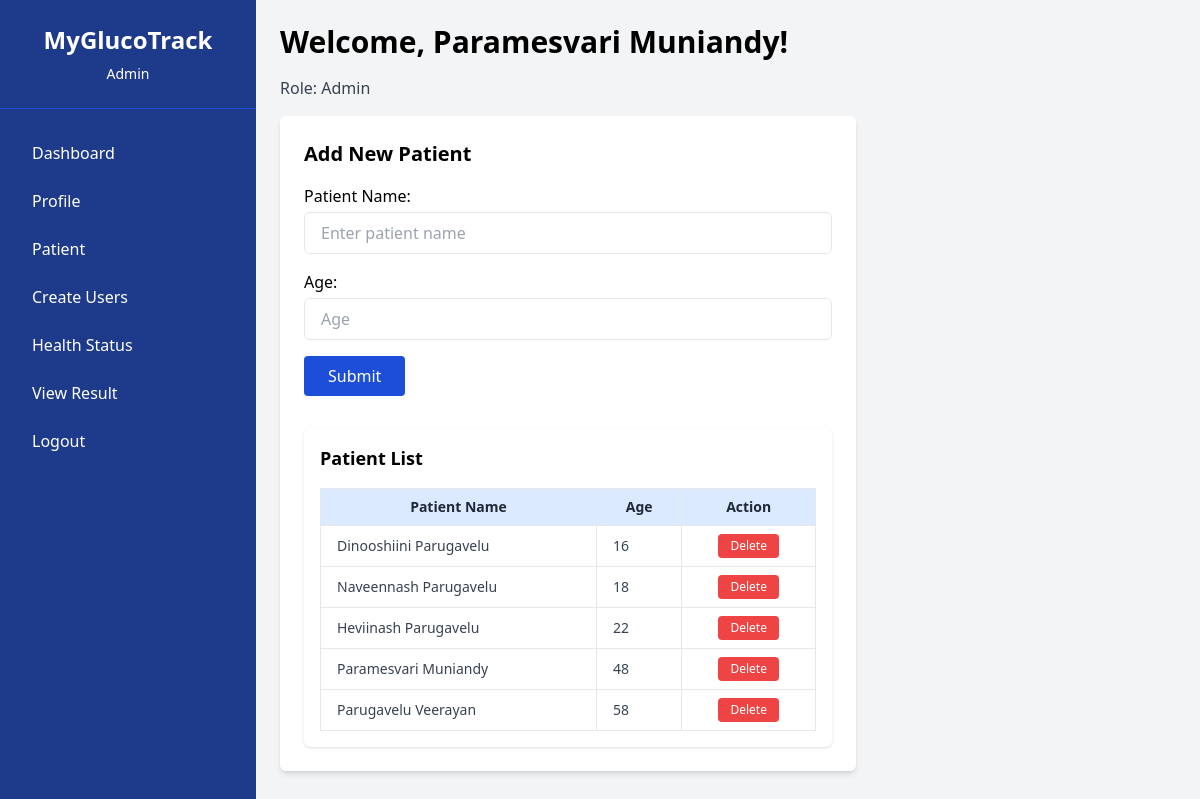
The app's page /modules/patient.php (signed in) with its own data.
### tables this page shows
CREATE TABLE `patient` (
  `id` int(11) NOT NULL,
  `patient_name` varchar(255) DEFAULT NULL,
  `age` int(11) DEFAULT NULL,
  `tenant_id` int(11) NOT NULL,
  `created_at` datetime DEFAULT current_timestamp()
);

### modules/patient.php (the view, shortened to what this page needs)
<?php
$tenant_id = $_SESSION['tenant_id'];
require '../config/db.php';
$patients_query = "SELECT * FROM patient WHERE tenant_id = $tenant_id ORDER BY id DESC";
$patients_result = $conn->query($patients_query);
?>
<!DOCTYPE html>
<html lang="en">
<head>
    <script src="https://cdn.tailwindcss.com"></script>
</head>
<body class="bg-gray-100 flex min-h-screen">
     <?php include '../components/sidebar.php'; ?>
    <main class="flex-1 p-6 mt-12 md:mt-0">
        <h2 class="text-3xl font-semibold mb-4">Welcome, <?= htmlspecialchars($fullname) ?>!</h2>
        <p class="text-gray-700 mb-4">Role: <?= htmlspecialchars($role) ?></p>
        <div class="p-6 bg-white rounded-md shadow-md max-w-xl">
            <h3 class="text-xl font-semibold mb-4">Add New Patient</h3>
            <form action="" method="POST" class="space-y-4">
                <div>
                    <label for="patient_name" class="block font-medium mb-1">Patient Name:</label>
                    <input type="text" name="patient_name" id="patient_name" class="w-full px-4 py-2 border rounded-md" placeholder="Enter patient name" required>
                </div>
                <div>
                    <label for="age" class="block font-medium mb-1">Age:</label>
                    <input type="number" name="age" id="age" class="w-full px-4 py-2 border rounded-md" placeholder="Age" required>
                </div>
                <button type="submit" class="bg-blue-700 hover:bg-blue-800 text-white px-6 py-2 rounded">
                    Submit
                </button>
            </form>
            <?php if ($patients_result && $patients_result->num_rows > 0): ?>
                <div class="mt-8 bg-white p-4 rounded-md shadow">
                    <h3 class="text-lg font-semibold mb-4">Patient List</h3>
                    <table class="min-w-full table-auto text-sm border border-gray-300">
                        <thead class="bg-blue-100 text-gray-800 font-semibold">
                            <tr>
                                <th class="px-4 py-2 border">Patient Name</th>
                                <th class="px-4 py-2 border">Age</th>
                                <th class="px-4 py-2 border">Action</th>
                            </tr>
                        </thead>
                        <tbody class="bg-white text-gray-700">
                            <?php while ($row = $patients_result->fetch_assoc()): ?>
                                <tr class="border-t">
                                    <td class="px-4 py-2 border"><?= htmlspecialchars($row['patient_name']) ?></td>
                                    <td class="px-4 py-2 border"><?= htmlspecialchars($row['age']) ?></td>
                                    <td class="px-4 py-2 border text-center">
                                        <button type="button" onclick="openConfirmModal(<?= $row['id'] ?>)"
                                            class="bg-red-500 hover:bg-red-600 text-white px-3 py-1 rounded text-xs">
                                            Delete
                                        </button>
                                    </td>
                                </tr>
                            <?php endwhile; ?>
                        </tbody>
                    </table>
                </div>
            <?php else: ?>
                <p class="mt-6 text-gray-500">No patients found.</p>
            <?php endif; ?>
        </div>
    </main>
</body>
</html>

### components/sidebar.php (shortened to what this page needs)
<?php
$role = $_SESSION['role'] ?? 'User';
$fullname = $_SESSION['fullname'] ?? 'Guest';
$inModules = strpos($_SERVER['PHP_SELF'], '/modules/') !== false;
$prefix = $inModules ? '../' : '';
?>
<aside class="w-64 bg-blue-900 text-white flex-shrink-0 hidden md:block">
    <div class="p-6 text-center border-b border-blue-700">
        <h1 class="text-2xl font-bold">MyGlucoTrack</h1>
        <p class="text-sm mt-2"><?= htmlspecialchars($role) ?></p>
    </div>
    <nav class="mt-6 space-y-2 px-4">
        <a href="<?= $prefix ?>dashboard.php" class="block py-2 px-4 rounded hover:bg-blue-700">Dashboard</a>
        <a href="<?= $prefix ?>modules/profile.php" class="block py-2 px-4 rounded hover:bg-blue-700">Profile</a>
        <?php if ($role === 'System God'): ?>
            <a href="<?= $prefix ?>modules/usercontrol.php" class="block py-2 px-4 rounded hover:bg-blue-700">User Control</a>
            <a href="<?= $prefix ?>modules/patient.php" class="block py-2 px-4 rounded hover:bg-blue-700">Patient</a>
            <a href="<?= $prefix ?>modules/sessions_log.php" class="block py-2 px-4 rounded hover:bg-blue-700">User Session</a>
        <?php elseif ($role === 'Admin'): ?>
            <a href="<?= $prefix ?>modules/patient.php" class="block py-2 px-4 rounded hover:bg-blue-700">Patient</a>
            <a href="<?= $prefix ?>modules/register_user.php" class="block py-2 px-4 rounded hover:bg-blue-700">Create Users</a>
        <?php endif; ?>
        <a href="<?= $prefix ?>modules/healthstatus.php" class="block py-2 px-4 rounded hover:bg-blue-700">Health Status</a>
        <a href="<?= $prefix ?>modules/viewresults.php" class="block py-2 px-4 rounded hover:bg-blue-700">View Result</a>
        <a href="<?= $prefix ?>logout.php" class="block py-2 px-4 rounded hover:bg-red-600 mt-6">Logout</a>
    </nav>
</aside>

### records on screen
patient: patient_name "Dinooshiini Parugavelu", age "16"
patient: patient_name "Naveennash Parugavelu", age "18"
patient: patient_name "Heviinash Parugavelu", age "22"
patient: patient_name "Paramesvari Muniandy", age "48"
patient: patient_name "Parugavelu Veerayan", age "58"

### other values on screen
$role "Admin"
$fullname "Paramesvari Muniandy"
